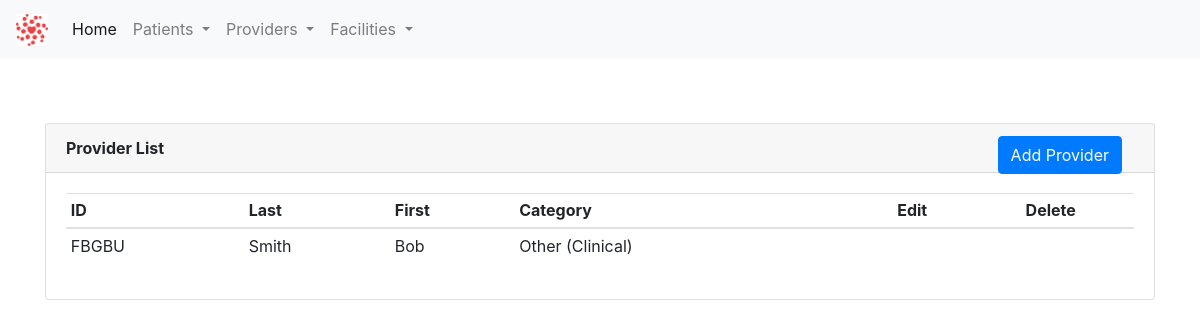
The page /providers/ on the database as committed earlier.
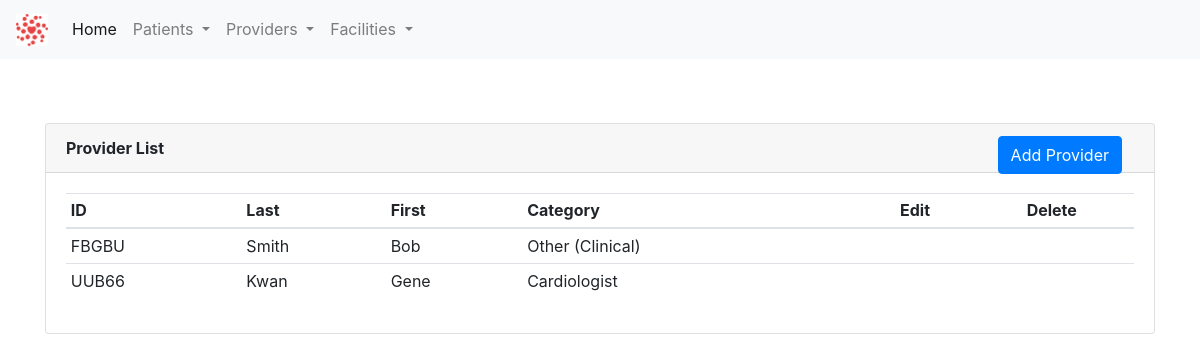
The same page on the database as committed later.
### app/providers/provider_model.py (models this page shows, shortened)
class Provider(db.Model):
    id = db.Column(db.Integer, primary_key=True)
    first_name = db.Column(db.String(30), index=True, nullable=False, info={'label': 'First Name'})
    last_name = db.Column(db.String(30), index=True, nullable=False, info={'label': 'Last Name'})
    provider_id = db.Column(db.String(10), index=True)
    provider_category_id = db.Column(db.Integer, db.ForeignKey('provider_category.id'))
    provider_category = db.relationship(ProviderCategory)

class ProviderCategory(db.Model):
    id = db.Column(db.Integer, primary_key=True)
    code_name = db.Column(db.String(30), index=True, nullable=False)
    name = db.Column(db.String(60), index=True, nullable=False)
    def __str__(self):
        return self.name

### app/providers/provider.py (the view)
@provider_bp.route('/')
def view_provider_list():
    provider_list = Provider.query.all()
    return render_template('providers.html', title="Provider List", provider_list=provider_list)

### app/providers/templates/providers.html (shortened to what this page needs)
{% extends "base.html" %}
{% block content %}
    <div class="container" style="margin-top: 4rem">
        <div class="card">
          <div class="card-header">
              <b>Provider List</b>
              <a class="btn btn-primary" href="/providers/new" role="button" style="position: absolute; right: 2rem">  Add Provider</a>
          </div>
          <div class="card-body">
              <table class="table table-hover table-sm">
                  <thead>
                    <tr>
                      <th scope="col">ID</th>
                      <th scope="col">Last</th>
                      <th scope="col">First</th>
                      <th scope="col">Category</th>
                      <th style="text-align: center; vertical-align: middle" scope="col">Edit</th>
                      <th style="text-align: center; vertical-align: middle" scope="col">Delete</th>
                    </tr>
                  </thead>
                  <tbody>
                  {% for provider in provider_list %}
                    <tr>
                      <td>{{ provider.provider_id }}</td>
                      <td>{{ provider.last_name }}</td>
                      <td>{{ provider.first_name }}</td>
                      <td>{{ provider.provider_category }}</td>
                        <td style="text-align: center; vertical-align: middle"><a href="/providers/edit/{{provider.provider_id}}"></a></td>
                        <td style="text-align: center; vertical-align: middle"><a href="/providers/delete/{{ provider.provider_id }}"></a></td>
                    </tr>
                  {% endfor %}
                  </tbody>
              </table>
          </div>
        </div>
    </div>
{% endblock %}

### app/templates/base.html (shortened to what this page needs)
<!DOCTYPE html>
<html lang="en">
<head>
    <link rel="stylesheet"
          href="https://stackpath.bootstrapcdn.com/bootstrap/4.5.0/css/bootstrap.min.css"
>
    <link href="//netdna.bootstrapcdn.com/bootstrap/3.0.0/css/bootstrap-glyphicons.css" rel="stylesheet">
</head>
<body>
    <nav class="navbar navbar-expand-lg navbar-light bg-light">
      <a class="navbar-brand" href="/index"><img src="/static/images/HCA_logo.png" style="height: 2rem; width: 2rem"></a>
      <div class="collapse navbar-collapse" id="navbarSupportedContent">
        <ul class="navbar-nav mr-auto">
          <li class="nav-item active">
            <a class="nav-link" href="/index">Home <span class="sr-only">(current)</span></a>
          </li>
          <li class="nav-item dropdown">
            <a class="nav-link dropdown-toggle" href="#" id="navbarDropdown" role="button" data-toggle="dropdown" aria-haspopup="true" aria-expanded="false">
              Patients
            </a>
          </li>
          <li class="nav-item dropdown">
            <a class="nav-link dropdown-toggle" href="#" id="navbarDropdown" role="button" data-toggle="dropdown" aria-haspopup="true" aria-expanded="false">
              Providers
            </a>
          </li>
          <li class="nav-item dropdown">
            <a class="nav-link dropdown-toggle" href="#" id="navbarDropdown" role="button" data-toggle="dropdown" aria-haspopup="true" aria-expanded="false">
              Facilities
            </a>
          </li>
        </ul>
      </div>
    </nav>
    {% block content %}{% endblock %}
</body>
</html>

Rows that differ between the two databases and show on the page:
added Provider: provider_id "UUB66", last_name "Kwan", first_name "Gene", provider_category "Cardiologist"
